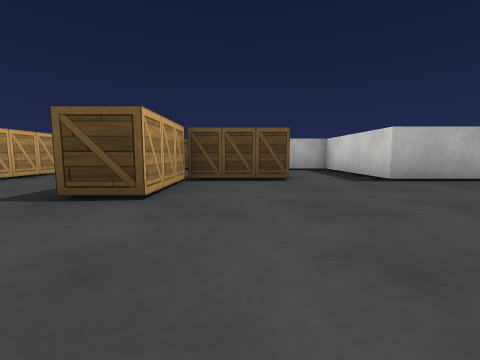
[1] (above)

24 first-person views from a walk through a 3-D level made in the Unity game engine. The camera is 0.51 m above the floor, tilts 6° down and sees 90° across. The floor is counted in squares, 1 m on a side. Each view is taken from the middle of a square. On the plan, view 1 faces up. The plan holds only what a view shows up to about 9 squares ahead; the rest is blank. The place goes on beyond the plan. The player is left out. Surface patterns are stand-ins for the level's own textures.

[2]
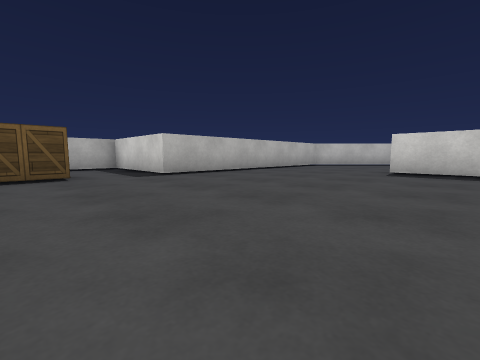

[3]
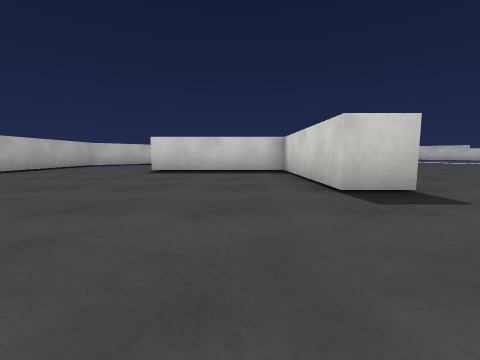

[4]
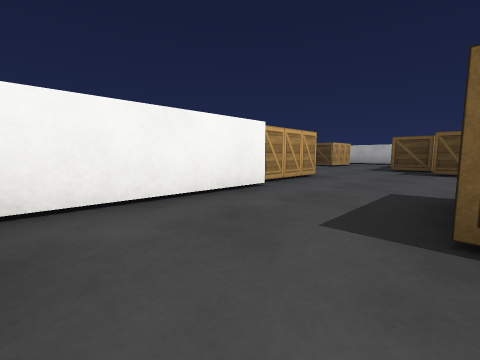

[5]
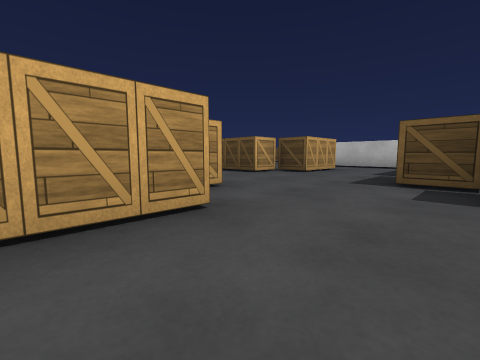

[6]
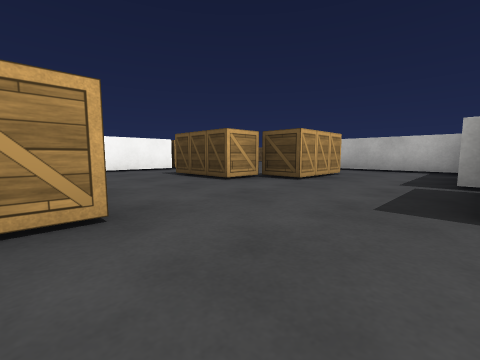

[7]
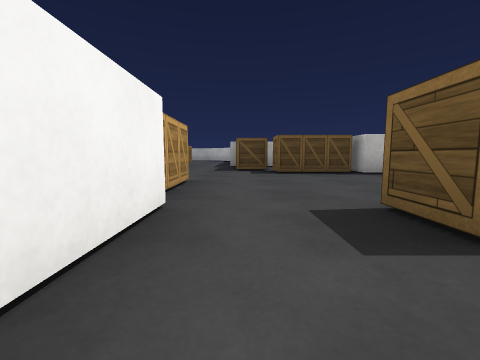

[8]
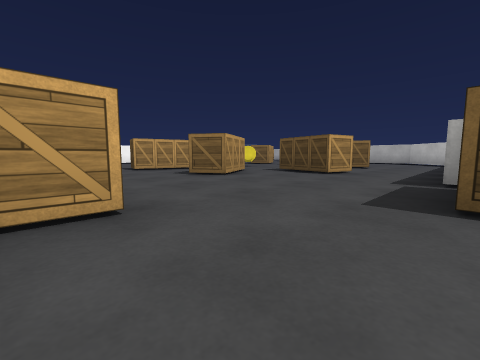

[9]
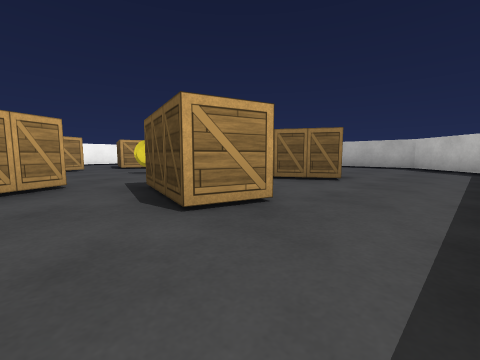

[10]
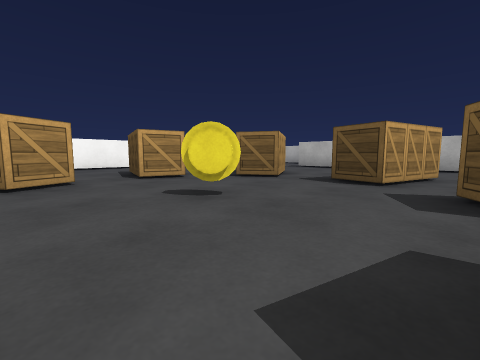

[11]
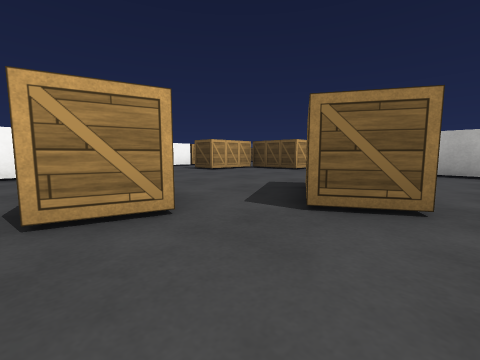

[12]
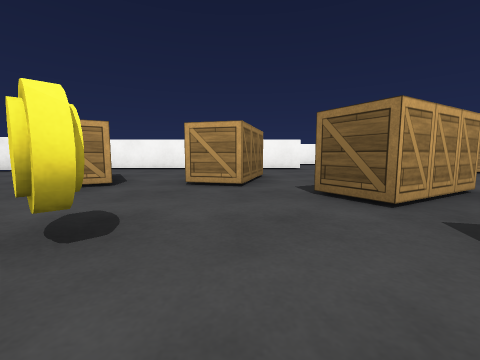

[13]
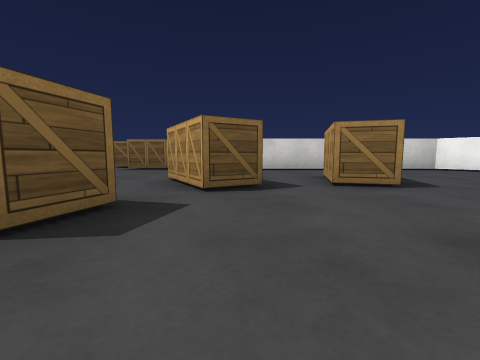

[14]
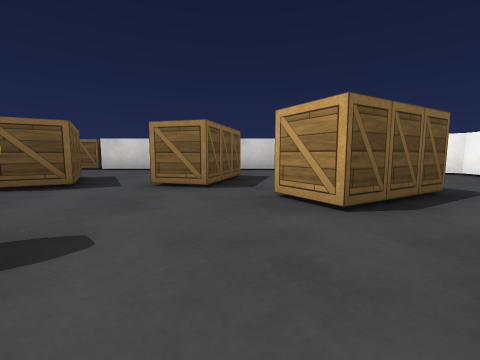

[15]
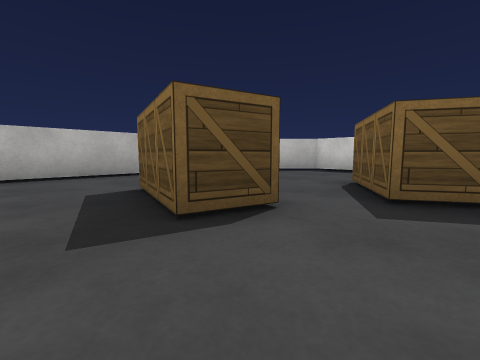

[16]
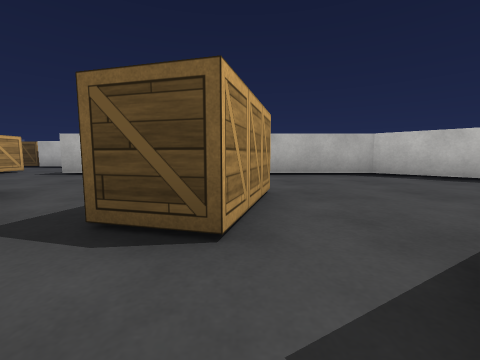

[17]
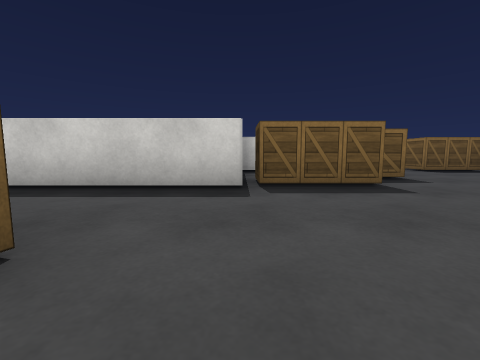

[18]
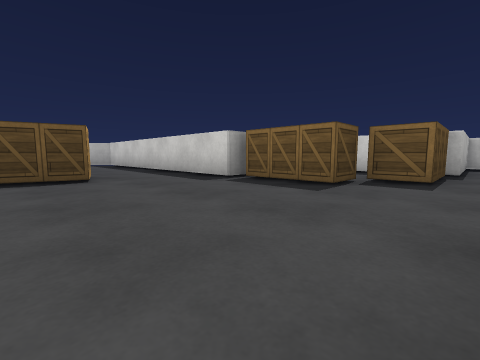

[19]
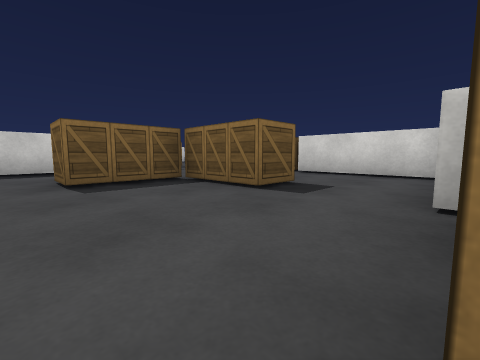

[20]
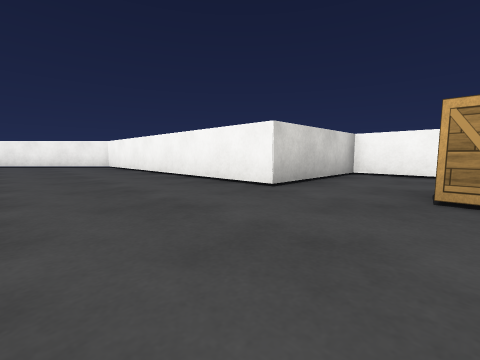

[21]
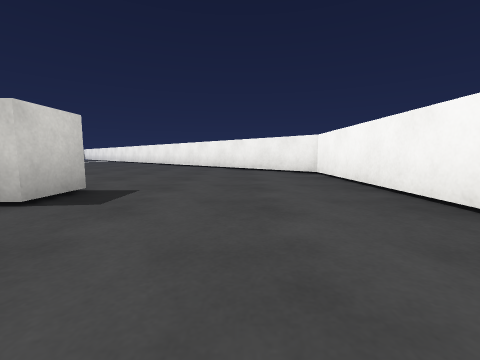

[22]
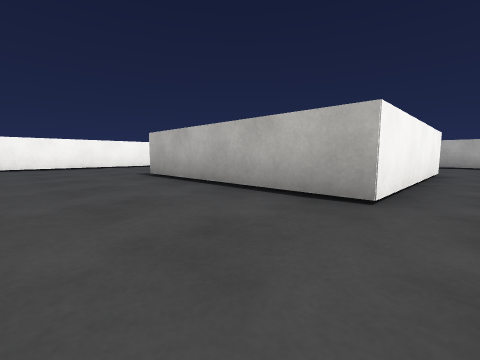

[23]
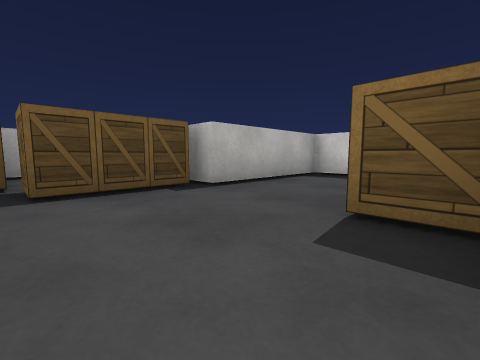

[24]
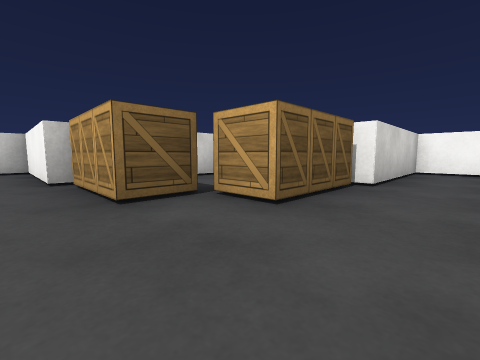

### Floor plan
Points are (right, up) in squares from view 1. A wall is a line through its corners. A room is listed if a view was taken in it or the views show most of it. See-through windows are left out.
Room 1 (views 1, 2, 3, 4, 5, 6, 7, 8, 9, 10, 11, 12, 13, 14, 15, 16, 17, 18, 19, 20, 21, 22, 23, 24)
walls: (-11.7, 11.4) (-11.7, 7.8) (-8.2, 7.8) (-8.2, 7.4); (-7.7, 17.1) (-7.7, 19); (-4.2, 13) (-4.2, 15.3) (-7.6, 15.3); (-10.7, 19) (-11.4, 19) (-11.4, 26.9) (-13.6, 29.1) (-21.6, 29.1); (-2.6, 11.8) (-4.2, 11.8); (-4.5, 4.1) (-4.5, 0.7) (-1.1, 0.7) (-1.1, -7.5) (0, -8.5); (9.1, 4.7) (2.9, 4.7) (2.9, 8.1) (-0.5, 8.1) (-0.5, 8.9); (-25.5, 25.2) (-25.5, 17) (-23.5, 15) (-15.4, 15); (8.3, 0.7) (8.3, -4.3) (3.2, -4.3) (3.2, -3.3) (7.3, -3.3) (7.3, 0.7)
objects: box (-26, 27) to (-26, 29); box (-25, 29) to (-24, 30); box (-23, 22) to (-21, 23); box (-22, 19) to (-21, 21); box (-21, 24) to (-19, 26); box (-20, 17) to (-19, 19); other object (-18, 22); box (-18, 25) to (-17, 26); box (-17, 18) to (-16, 19); box (-16, 20) to (-14, 21); box (-16, 23) to (-14, 24); box (-15, 14) to (-13, 14); box (-13, 12) to (-12, 13); box (-11, 17) to (-10, 18); box (-10, 16) to (-8, 17); box (-9, 11) to (-8, 11); box (-8, 12) to (-7, 13); box (-7, 7) to (-6, 7); box (-6, 5) to (-5, 6); box (-4, 10) to (-3, 11); box (-3, 9) to (-1, 9); box (-2, 3) to (-1, 4); box (-1, 5) to (1, 5)

Positions as (right, up) in squares from view 1, and headings:
1: (0, 0), facing up
2: (0, -1), facing up-right
3: (0, -2), facing right
4: (-2, 1), facing up-left
5: (-3, 5), facing up-left
6: (-4, 7), facing up-left
7: (-11, 9), facing up
8: (-11, 14), facing up-left
9: (-12, 19), facing up-left
10: (-16, 20), facing up-left
11: (-19, 22), facing up-left
12: (-17, 23), facing left
13: (-17, 23), facing down
14: (-20, 23), facing down
15: (-19, 23), facing up-right
16: (-17, 23), facing up
17: (-15, 19), facing right
18: (-15, 15), facing up-right
19: (-12, 14), facing down-right
20: (2, 3), facing down-left
21: (1, -1), facing down
22: (9, -7), facing up-left
23: (-3, 5), facing up-right
24: (-4, 9), facing down-left
